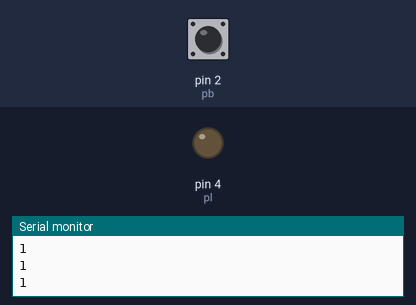
This sketch was run on a simulated Arduino Uno, built with avr-gcc and run on an emulated ATmega328P. On the bench: output pins drawn as LEDs (lit = HIGH), the last lines printed to the serial monitor. Dashed ring = blinking. The test bench sets the inputs (shaded band); at power-on: pin 2 (pb) HIGH.

Above: at 1.2 s.
1.3 s: pin 2 (pb) pulled LOW for 1 s
At 3.4 s:
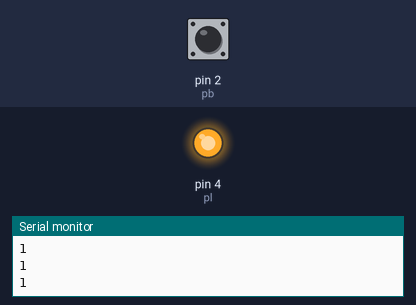
3.9 s: pin 2 (pb) pulled LOW for 0.25 s
At 4.8 s:
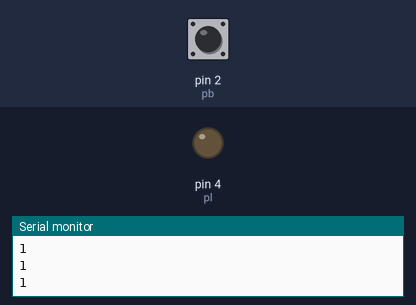
5.7 s: pin 2 (pb) pulled LOW for 3.2 s
At 6.1 s:
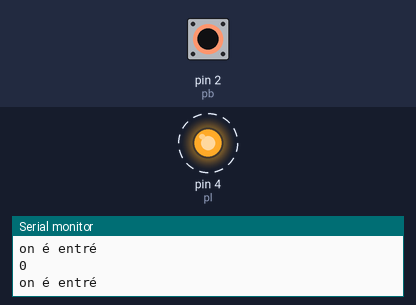
Timing chart, 0 to 10.5 s (numbered marks = the images above; inputs shaded):
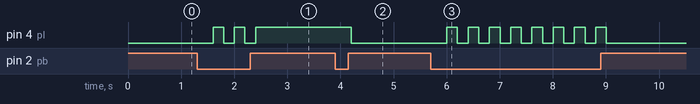

Measured:
- after the input at 1.3 s, pin 4 (pl): alternates HIGH for 0.20 s and LOW for 0.20 s, 5 changes in all, then stays HIGH, starting after 0.30 s
- after the input at 3.9 s, pin 4 (pl): HIGH → LOW after 0.30 s
- after the input at 5.7 s, pin 4 (pl): alternates HIGH for 0.20 s and LOW for 0.20 s, 16 changes in all, then stays LOW, starting after 0.30 s

The sketch:

sketch_jun21h.ino
```cpp
int pb, pl;
boolean lightOn = false;

void setup() {
  // put your setup code here, to run once:
  pb = 2;
  pl = 4;

Serial.begin(9600);
  pinMode(pb, INPUT_PULLUP);
  pinMode(pl, OUTPUT);
}

void loop() {
  // put your main code here, to run repeatedly:
  if(lightOn) {
    digitalWrite(pl, HIGH);
  } else {
    digitalWrite(pl, LOW);
  }

  boolean state = digitalRead(pb);
  Serial.println(state);

  if(!state) {
    Serial.println("on é entré");

    if(lightOn) {
      lightOn = 0;
    } else {
      lightOn = 1;
    }
  }

  delay(200);
}
```
